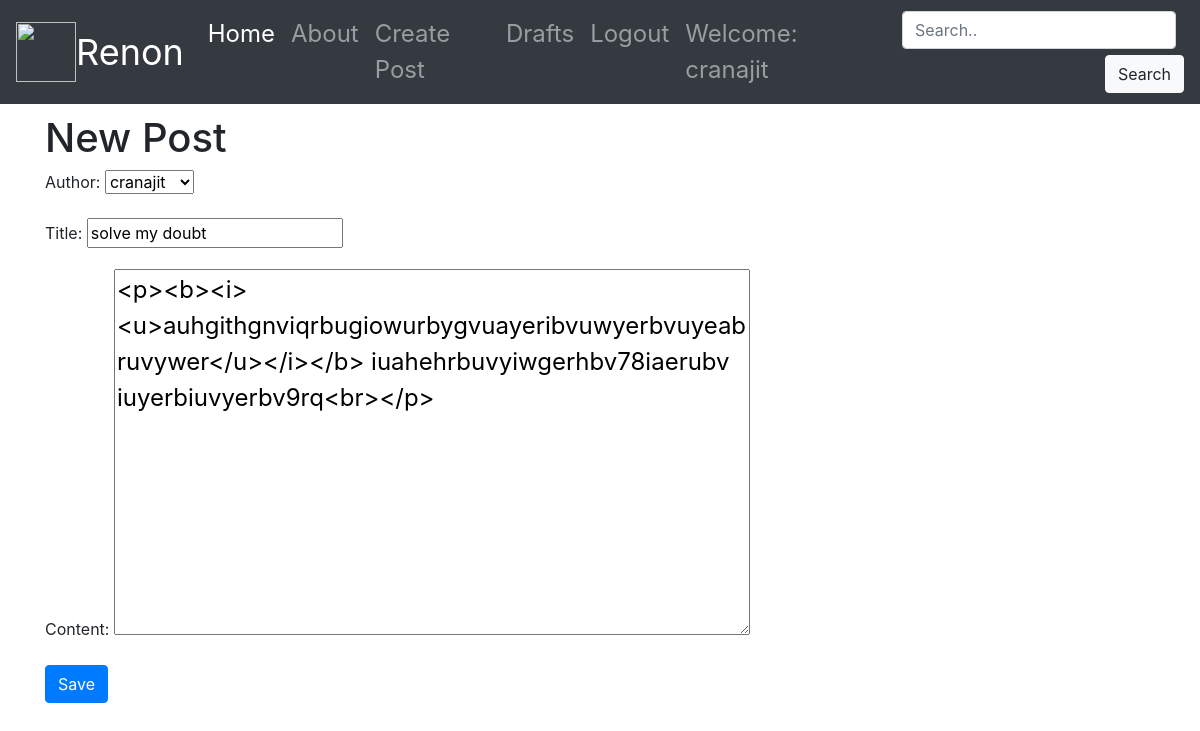
The app's page /post/14/edit/ (signed in) with its own data.
### blog/models.py (models this page shows, shortened)
class Post(models.Model):
    author = models.ForeignKey('auth.User', on_delete=models.CASCADE)
    title = models.CharField(max_length = 200)
    content = models.CharField(max_length = 1000)
    create_date = models.DateTimeField(default = timezone.now)
    published_date = models.DateTimeField(null = True, blank = True)

### blog/views.py (the view)
# urls.py: url(r'^post/(?P<pk>\d+)/edit/$', views.UpdatePostView.as_view(), name = 'update_post'),
class UpdatePostView(LoginRequiredMixin, UpdateView):
    login_url = '/login/'
    redirect_field_name = 'blog/post_detail.html'
    form_class = forms.PostForm
    model = models.Post

### blog/forms.py
class PostForm(forms.ModelForm):
    class Meta():
        model = models.Post
        fields = ('author', 'title', 'content')
        widgets = {
            'title': forms.TextInput(attrs = {'class': 'textinputclass'}),
            'content': forms.Textarea(attrs = {'class': 'editable medium-editor-textarea postcontent'})
        }

### blog/templates/blog/post_form.html (shortened to what this page needs)
{% extends "blog/base.html" %}
{% block content %}
  <h1>New Post</h1>
  <form class="post-form" method="POST">
    {{form.as_p}}
    <button type="submit" class="save btn btn-primary">Save</button>
  </form>
{% endblock %}

### blog/templates/blog/base.html (shortened to what this page needs)
<!DOCTYPE html>
{% load staticfiles %}
<html lang="en" dir="ltr">
  <head>
    <link rel="stylesheet" href="https://stackpath.bootstrapcdn.com/bootstrap/4.3.1/css/bootstrap.min.css">
    <link rel="stylesheet" href="//cdn.jsdelivr.net/npm/medium-editor@latest/dist/css/medium-editor.min.css" type="text/css" media="screen" charset="utf-8">
    <link rel="stylesheet" href="{% static 'css/blog.css' %}">
  </head>
  <body>
      <nav class="navbar navbar-expand-lg navbar-dark bg-dark techfont custom-navbar">
        <img src="" width="60" height="60" class="d-inline-block align-top" alt="">
        <a class="navbar-brand bigbrand" href="{% url 'post_list' %}">
          Renon
        </a>
        <div class="navbar-nav">
          <a class="nav-item nav-link active" href="{% url 'post_list' %}">Home<span class="sr-only">(current)</span></a>
          <a class="nav-item nav-link" href="{% url 'about' %}">About</a>
          {% if user.is_authenticated %}
          <a class="nav-item nav-link" href="{% url 'create_post' %}">Create Post</a>
          <a class="nav-item nav-link" href="{% url 'draft_post' %}">Drafts</a>
          <a class="nav-item nav-link" href="{% url 'logout' %}">Logout</a>
          <a class="nav-item nav-link">Welcome: {{user.username}} </a>
          {% else %}
          <a class="nav-item nav-link" href="{% url 'login' %}">Login</a>
          {% endif %}
          <form class="form-inline nav justify-content-end" name="myform" method="GET" action="{% url 'search' %}">
            <input class="form-control mr-sm-2" type="text" name = "search" placeholder="Search..">
            <button class="btn btn-light my-2 my-sm-0" type="submit">Search</button>
          </form>
      </nav>
      <div class="content container">
        {% block content %}
        {% endblock %}
      </div>
  </body>
</html>

### blog/static/css/blog.css (style rules this page uses)
.techfont { font-family: font-family: 'Orbitron', sans-serif; font-size: 1.5em; margin-bottom: 10px; }
.bigbrand { font-size: 1.5em; }
.postcontent { font-size: 1.5em; }

### records on screen
Post: author "cranajit", title "solve my doubt", content "<p><b><i><u>auhgithgnviqrbugiowurbygvuayeribvuwyerbvuyeabruvywer</u></i></b> iuahehrbuvyiwgerhbv78iaerubv iuyerbiuvyerbv9rq<br></p>"

### other values on screen
{{ user.username }} "cranajit"
